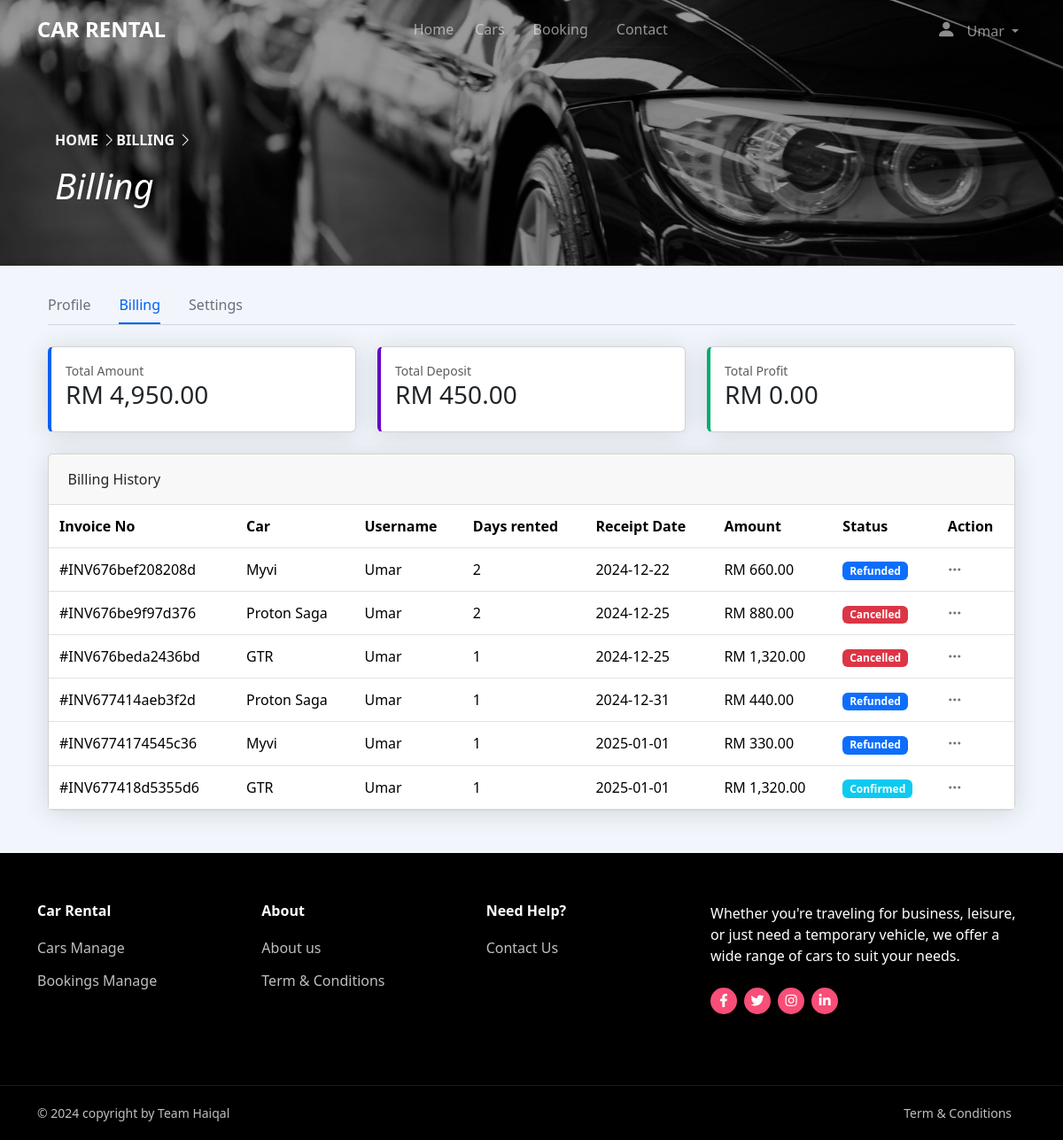
The app's page /clients/billing.php (signed in) with its own data.
### tables this page shows
CREATE TABLE `bookings` (
  `id` int(11) NOT NULL,
  `user_name` varchar(255) NOT NULL,
  `client_name` varchar(255) NOT NULL,
  `cars_name` varchar(255) NOT NULL,
  `full_name` varchar(255) NOT NULL,
  `email` varchar(255) NOT NULL,
  `phone_num` varchar(255) NOT NULL,
  `ic_no` varchar(255) NOT NULL,
  `driver_no` varchar(255) NOT NULL,
  `days_rented` int(255) NOT NULL,
  `deposit` varchar(255) NOT NULL,
  `total` varchar(255) NOT NULL,
  `status` varchar(255) NOT NULL,
  `pickup_location` varchar(255) DEFAULT NULL,
  `dropoff_location` varchar(255) DEFAULT NULL,
  `pickup_date` datetime DEFAULT NULL,
  `dropoff_date` datetime DEFAULT NULL,
  `invoice_no` varchar(255) DEFAULT NULL,
  `invoice_date` date DEFAULT NULL,
  `state` varchar(255) DEFAULT NULL,
  `city` varchar(255) DEFAULT NULL,
  `payment_method` varchar(255) NOT NULL,
  `stripe_id` varchar(255) NOT NULL,
  `refund_id` varchar(255) NOT NULL,
  `refund_date` datetime DEFAULT NULL,
  `refund_total` varchar(255) NOT NULL
);

### clients/billing.php (the view, shortened to what this page needs)
<?php
require_once("includes/headerClients.php");
include "../db_conn.php";
$stmt = $conn->prepare("SELECT total, deposit, status FROM bookings WHERE client_name = ?");
$stmt->bind_param("s", $clientnametop);
$stmt->execute();
$result = $stmt->get_result();
$total = 0;
$deposit = 0;
$profit = 0;
$formatted_total = 'RM 0.00';
$formatted_deposit = 'RM 0.00';
$formatted_profit = 'RM 0.00';
if ($result->num_rows > 0) {
    while ($row = $result->fetch_assoc()) {
        $price_string = $row['total'];
        $total_without_rm = (float)str_replace(',', '', str_replace('RM', '', $price_string));
        $total += $total_without_rm;
        $deposit_string = $row['deposit'];
        $deposit_without_rm = (float)str_replace(',', '', str_replace('RM', '', $deposit_string));
        $deposit += $deposit_without_rm;
    }
    $formatted_total = 'RM ' . number_format($total, 2);
    $formatted_deposit = 'RM ' . number_format($deposit, 2);
    $formatted_profit = 'RM ' . number_format($profit, 2);
}
?>
<main>
    <head>
        <link href="includes/css/billing.css" rel="stylesheet" />
    </head>
    <body>
        <div>
            <div style="position: relative;">
                <img src="../imgs/bg4.jpg" class="bg-img4 w-100" alt="Background image">
                <div class="overlay"></div>
                <div class="container">
                    <div class="row no-gutters align-items-end justify-content-start">
                        <div class="col-md-9 ftco-animate pb-5 text-overlay">
                            <nav aria-label="breadcrumb">
                                <ol class="breadcrumb fs-10 fw-bold text-uppercase">
                                    <div class="mr-5">
                                        <a href="index.php" class="text-decoration-none home-link">Home
                                            <i class="bi bi-chevron-right"></i>
                                        </a>
                                    </div>
                                    <a class="text-decoration-none text-light">Billing
                                        <i class="bi bi-chevron-right"></i>
                                    </a>
                                </ol>
                            </nav>
                            <h1 class="fst-italic text-capitalize text-white">Billing</h1>
                        </div>
                    </div>
                </div>
            </div>
        </div>
        <div class="container-xl px-4 mt-4 mb-5">
            <nav class="nav nav-borders">
                <a class="nav-link ms-0" href="profile.php">Profile</a>
                <a class="nav-link active" href="billing.php">Billing</a>
                <a class="nav-link" href="settings.php">Settings</a>
            </nav>
            <hr class="mt-0 mb-4">
            <div class="row">
                <div class="col-lg-4 mb-4">
                    <div class="card h-100 border-start-lg border-start-primary">
                        <div class="card-body">
                            <div class="small text-muted">Total Amount</div>
                            <div class="h3"><?php echo $formatted_total ?></div>
                        </div>
                    </div>
                </div>
                <div class="col-lg-4 mb-4">
                    <div class="card h-100 border-start-lg border-start-secondary">
                        <div class="card-body">
                            <div class="small text-muted">Total Deposit</div>
                            <div class="h3"><?php echo $formatted_deposit ?></div>
                        </div>
                    </div>
                </div>
                <div class="col-lg-4 mb-4">
                    <div class="card h-100 border-start-lg border-start-success">
                        <div class="card-body">
                            <div class="small text-muted">Total Profit</div>
                            <div class="h3"><?php echo $formatted_profit ?></div>
                        </div>
                    </div>
                </div>
            </div>
            <div class="card mb-4">
                <div class="card-header">Billing History</div>
                <div class="card-body p-0">
                    <div class="table-responsive table-billing-history">
                        <table class="table mb-0">
                            <thead>
                                <tr>
                                    <th class="border-gray-200" scope="col">Invoice No</th>
                                    <th class="border-gray-200" scope="col">Car</th>
                                    <th class="border-gray-200" scope="col">Username</th>
                                    <th class="border-gray-200" scope="col">Days rented</th>
                                    <th class="border-gray-200" scope="col">Receipt Date</th>
                                    <th class="border-gray-200" scope="col">Amount</th>
                                    <th class="border-gray-200" scope="col">Status</th>
                                    <th class="border-gray-200" scope="col">Action</th>
                                </tr>
                            </thead>
                            <tbody>
                                <?php
                                $stmt = $conn->prepare("SELECT id, invoice_no, cars_name, days_rented, invoice_date, user_name, total, status FROM bookings WHERE client_name = ?");
                                $stmt->bind_param("s", $clientnametop);
                                $stmt->execute();
                                $result = $stmt->get_result();
                                if ($result->num_rows > 0) {
                                    while ($row = $result->fetch_assoc()) {
                                        $id = $row['id'];
                                        echo '<tr>
        <td>#' . htmlspecialchars($row['invoice_no']) . '</td>
        <td>' . htmlspecialchars($row['cars_name']) . '</td>
        <td>' . htmlspecialchars($row['user_name']) . '</td>
        <td>' . htmlspecialchars($row['days_rented']) . ' </td>
        <td>' . htmlspecialchars($row['invoice_date']) . '</td>
        <td>' . htmlspecialchars(($row['total'])) . '</td>
        <td>
            <span class="badge bg-' .
                                            ($row['status'] === 'Confirmed' ? 'info' : ($row['status'] === 'Cancelled' ? 'danger' : ($row['status'] === 'Completed' ? 'success' : ($row['status'] === 'Refunded' ? 'primary' : 'secondary'))))
                                            . '">' . htmlspecialchars($row['status']) . '</span>
        </td>
        <td>
            <a href="billing-receipt.php?receiptid=' . htmlspecialchars($id) . '" class=""><i class="bi bi-three-dots text-secondary"></i></a>
        </td>
    </tr>';
                                    }
                                } else {
                                    echo '<tr><td colspan="4" class="text-center">No billing history available</td></tr>';
                                }
                                ?>
                            </tbody>
                        </table>
                    </div>
                </div>
            </div>
        </div>
    </body>
</main>
<?php
require_once("includes/footerClients.php");
?>

### clients/includes/css/clients.css (style rules this page uses)
body { background-blend-mode: overlay; overflow-x: hidden; min-height: 100vh; display: flex; flex-direction: column; color: #ffffff; }
.bg-img4 { background-position: 50% 50%; object-position: center 15%; height: 300px; width: 100vw; object-fit: cover; filter: brightness(0.6); }
.overlay { position: absolute; top: 0; left: 0; width: 100%; height: 100%; z-index: 1; }
.text-overlay { position: absolute; bottom: 10px; left: 50px; z-index: 2; }
.home-link { color: whitesmoke; text-decoration: none; transition: color 0.3s ease; }

### clients/includes/css/billing.css (style rules this page uses)
body { background-color:#f2f6fc; color:#69707a; }
.card { box-shadow: 0 0.15rem 1.75rem 0 rgb(33 40 50 / 15%); }
.card .card-header { font-weight: 500; }
.card-header:first-child { border-radius: 0.35rem 0.35rem 0 0; }
.card-header { padding: 1rem 1.35rem; margin-bottom: 0; background-color: rgba(33, 40, 50, 0.03); border-bottom: 1px solid rgba(33, 40, 50, 0.125); }
.nav-borders .nav-link.active { color: #0061f2; border-bottom-color: #0061f2; }
.nav-borders .nav-link { color: #69707a; border-bottom-width: 0.125rem; border-bottom-style: solid; border-bottom-color: transparent; padding-top: 0.5rem; padding-bottom: 0.5rem; padding-left: 0; padding-right: 0; margin-left: 1rem; margin-right: 1rem; }
.table-billing-history th, .table-billing-history td { padding-top: 0.75rem; padding-bottom: 0.75rem; padding-left: 1.375rem; padding-right: 1.375rem; }
.table > :not(caption) > * > *, .dataTable-table > :not(caption) > * > * { padding: 0.75rem 0.75rem; background-color: var(--bs-table-bg); border-bottom-width: 1px; box-shadow: inset 0 0 0 9999px var(--bs-table-accent-bg); }
.border-start-primary { border-left-color: #0061f2 !important; }
.border-start-secondary { border-left-color: #6900c7 !important; }
.border-start-success { border-left-color: #00ac69 !important; }
.border-start-lg { border-left-width: 0.25rem !important; }
.h-100 { height: 100% !important; }

### clients/includes/css/footer.css (style rules this page uses)
a { text-decoration: none; background-color: transparent; }

### records on screen
bookings: invoice_no "INV676bef208208d", cars_name "Myvi", user_name "Umar", days_rented "2", invoice_date "2024-12-22", total "RM 660.00", status "Refunded"
bookings: invoice_no "INV676be9f97d376", cars_name "Proton Saga", user_name "Umar", days_rented "2", invoice_date "2024-12-25", total "RM 880.00", status "Cancelled"
bookings: invoice_no "INV676beda2436bd", cars_name "GTR", user_name "Umar", days_rented "1", invoice_date "2024-12-25", total "RM 1,320.00", status "Cancelled"
bookings: invoice_no "INV677414aeb3f2d", cars_name "Proton Saga", user_name "Umar", days_rented "1", invoice_date "2024-12-31", total "RM 440.00", status "Refunded"
bookings: invoice_no "INV6774174545c36", cars_name "Myvi", user_name "Umar", days_rented "1", invoice_date "2025-01-01", total "RM 330.00", status "Refunded"
bookings: invoice_no "INV677418d5355d6", cars_name "GTR", user_name "Umar", days_rented "1", invoice_date "2025-01-01", total "RM 1,320.00", status "Confirmed"

### other values on screen
$clientnametop "Umar"
$formatted_total "RM 4,950.00"
$formatted_deposit "RM 450.00"
$formatted_profit "RM 0.00"
